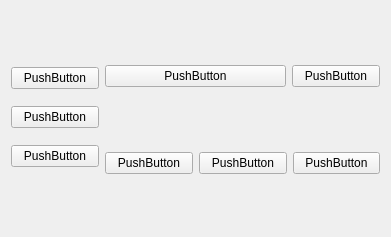
<?xml version="1.0" encoding="UTF-8"?>
<ui version="4.0">
 <class>Widget</class>
 <widget class="QWidget" name="Widget">
  <property name="geometry">
   <rect>
    <x>0</x>
    <y>0</y>
    <width>391</width>
    <height>237</height>
   </rect>
  </property>
  <property name="windowTitle">
   <string>Widget</string>
  </property>
  <layout class="QHBoxLayout" name="horizontalLayout">
   <item>
    <layout class="QGridLayout" name="gridLayout">
     <item row="0" column="0" rowspan="2">
      <layout class="QVBoxLayout" name="verticalLayout">
       <item>
        <widget class="QPushButton" name="pushButton">
         <property name="text">
          <string>PushButton</string>
         </property>
        </widget>
       </item>
       <item>
        <widget class="QPushButton" name="pushButton_2">
         <property name="text">
          <string>PushButton</string>
         </property>
        </widget>
       </item>
       <item>
        <widget class="QPushButton" name="pushButton_6">
         <property name="text">
          <string>PushButton</string>
         </property>
        </widget>
       </item>
      </layout>
     </item>
     <item row="0" column="1" colspan="2">
      <widget class="QPushButton" name="pushButton_4">
       <property name="text">
        <string>PushButton</string>
       </property>
      </widget>
     </item>
     <item row="1" column="1">
      <widget class="QPushButton" name="pushButton_3">
       <property name="text">
        <string>PushButton</string>
       </property>
      </widget>
     </item>
     <item row="0" column="3">
      <widget class="QPushButton" name="pushButton_8">
       <property name="text">
        <string>PushButton</string>
       </property>
      </widget>
     </item>
     <item row="1" column="2" colspan="2">
      <layout class="QHBoxLayout" name="horizontalLayout_2">
       <item>
        <widget class="QPushButton" name="pushButton_7">
         <property name="text">
          <string>PushButton</string>
         </property>
        </widget>
       </item>
       <item>
        <widget class="QPushButton" name="pushButton_5">
         <property name="text">
          <string>PushButton</string>
         </property>
        </widget>
       </item>
      </layout>
     </item>
    </layout>
   </item>
  </layout>
 </widget>
 <resources/>
 <connections/>
 <buttongroups>
  <buttongroup name="buttonGroup"/>
 </buttongroups>
</ui>
